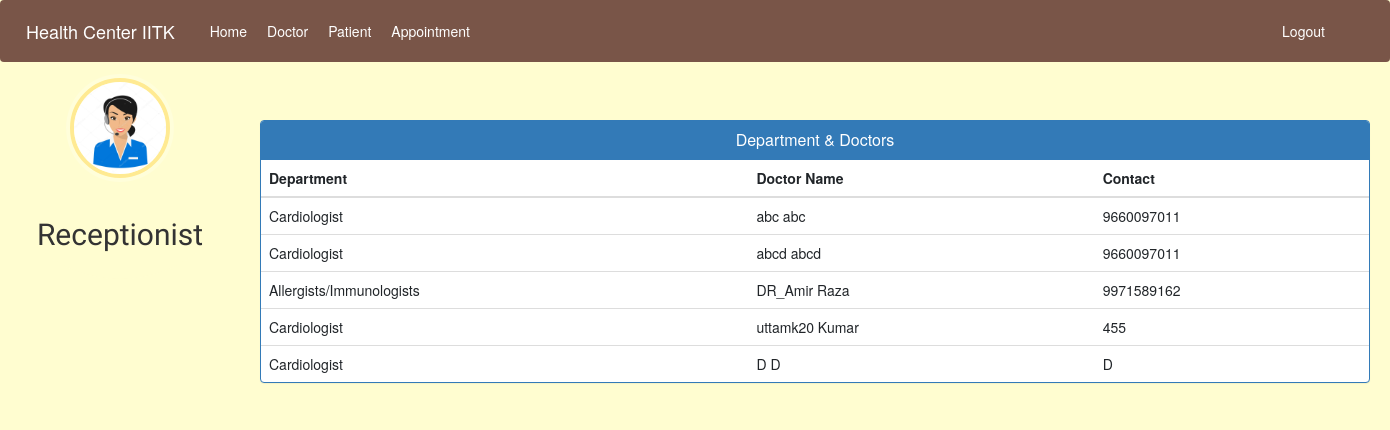
Page /admin-view-doctor-specialisation (signed in) on the committed database.
### hospital/models.py (models this page shows, shortened)
class Doctor(models.Model):
    user = models.OneToOneField(User, on_delete=models.CASCADE)
    profile_pic = models.ImageField(
        upload_to='profile_pic/DoctorProfilePic/', default='../static/images/error.jpg', null=True, blank=True)
    address = models.CharField(max_length=40)
    mobile = models.CharField(max_length=20, null=True)
    department = models.CharField(
        max_length=50, choices=departments, default='Cardiologist')
    status = models.BooleanField(default=False)
    @property
    def get_name(self):
        return self.user.first_name+" "+self.user.last_name

### hospital/views.py (the view)
# urls.py: path('admin-view-doctor-specialisation', views.admin_view_doctor_specialisation_view,
@login_required(login_url='adminlogin')
@user_passes_test(is_admin)
def admin_view_doctor_specialisation_view(request):
    doctors = models.Doctor.objects.all().filter(status=True)
    return render(request, 'hospital/admin_view_doctor_specialisation.html', {'doctors': doctors})

### hospital/views.py (called while the page is built)
def is_admin(user):
    return user.groups.filter(name='ADMIN').exists()

### templates/hospital/admin_view_doctor_Specialisation.html (shortened to what this page needs)
{% extends 'hospital/admin_base.html' %}
{% block content %}
<head>
  <link href="//netdna.bootstrapcdn.com/bootstrap/3.0.0/css/bootstrap.min.css" rel="stylesheet" id="bootstrap-css">
</head>
<div class="container">
  <br/>
  <br/>
  <br/>
  <br/>
  <div class="panel panel-primary">
    <div class="panel-heading">
      <h6 class="panel-title">Department & Doctors</h6>
    </div>
    <table class="table table-hover" id="dev-table">
      <thead>
        <tr>
          <th>Department</th>
          <th>Doctor Name</th>
          <th>Contact</th>
        </tr>
      </thead>
      {% for d in doctors %}
      <tr>
        <td>{{d.department}}</td>
        <td> {{d.get_name}}</td>
        <td>{{d.mobile}}</td>
      </tr>
      {% endfor %}
    </table>
  </div>
</div>
{% endblock content %}

### static/style.css (style rules this page uses)
body { padding-left: 240px; }

### templates/hospital/admin_base.html (style rules this page uses)
body { background-color: rgb(255, 253, 208); font-family: 'Work Sans', sans-serif; }

### templates/hospital/admin_view_doctor_Specialisation.html (style rules this page uses)
h6 { text-align: center; }

### rows in the picture
Doctor: department "Cardiologist", get_name "abc abc", mobile "9660097011"
Doctor: department "Cardiologist", get_name "abcd abcd", mobile "9660097011"
Doctor: department "Allergists/Immunologists", get_name "DR_Amir Raza", mobile "9971589162"
Doctor: department "Cardiologist", get_name "uttamk20 Kumar", mobile "455"
Doctor: department "Cardiologist", get_name "D D", mobile "D"
